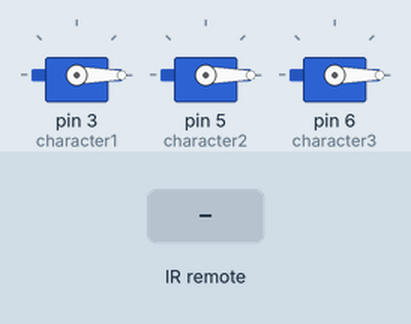
Recording of a sketch running on a simulated Arduino Uno, built with avr-gcc and run on an emulated ATmega328P. Shown: 3 × servo. The inputs (shaded band) are chosen by the test bench. Random numbers use the default seed unless the sketch sets one; what the sketch prints to the serial monitor is not drawn.

Above: at 1.2 s.
1.3 s: infrared code 0xE1A2748B received
At 1.7 s:
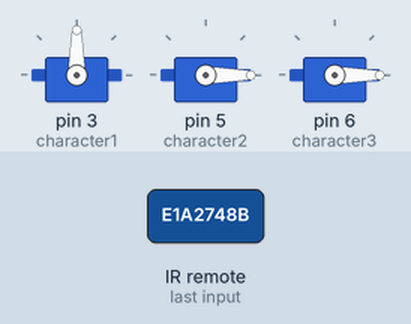
3.3 s: infrared code 0xE1A254AB received
At 3.6 s:
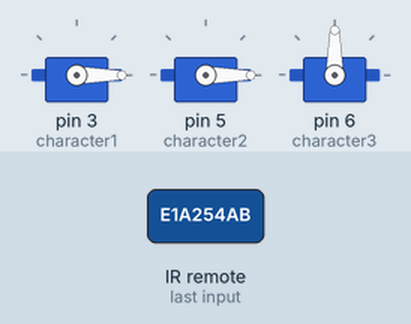
5.3 s: infrared code 0xE1A2847B received
At 5.7 s:
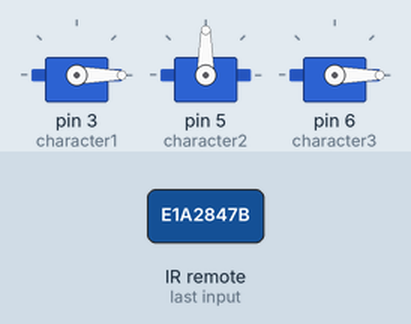
Timing chart, 0 to 8.3 s (numbered marks = the images above; inputs shaded):
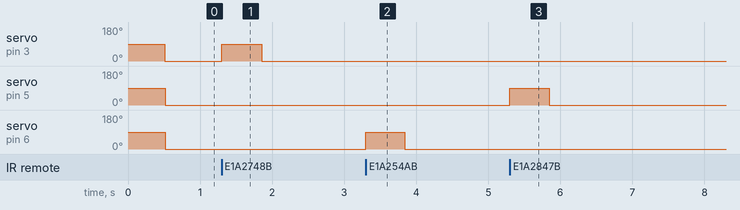

The sketch:

Project_game.ino
```cpp
#include <IRremote.hpp>
#include <Servo.h>

Servo character1;
Servo character2;
Servo character3;

#define IRrev A1
IRrecv irrecv(IRrev);
decode_results res;

unsigned long duration;
unsigned long pre1_time = 0;
unsigned long pre2_time = 0;
unsigned long pre3_time = 0;

int state1 = 0;
int state2 = 0;
int state3 = 0;

void setup() {
 Serial.begin(9600);
 character1.attach(3);
 character2.attach(5);
 character3.attach(6);
 irrecv.enableIRIn();
 randomSeed(analogRead(0));
}


void loop() {

//  if (irrecv.decode(&res)){
//    Serial.println(res.value,HEX);
//    irrecv.resume();
//  }
// E1A2748B --  <==
//  E1A2847B -- 가운데
// E1A254AB -- ==>


  if (irrecv.decode(&res)){
    irrecv.resume();
    Serial.println(res.value,HEX);
    switch(res.value){
    // --------------------------------- 캐릭터 1번
    case 0xE1A2748B: // <== 눌렸다면
      if(state1==1){
        pre1_time = millis();
        character1.write(90); // 그럼 쓰러져
        state1 = 0;
        Serial.println("캐릭터 1 쓰러져");
      }
      else{
        Serial.println("너 감점!");
      }
      break;
    // --------------------------------- 캐릭터 2번
    case 0xE1A2847B:
      if(state2==1){
        pre2_time = millis();
        character2.write(90); // 그럼 쓰러져
        state2 = 0;
        Serial.println("캐릭터 2 쓰러져");
      }
      else{
        Serial.println("너 감점!");
      }
      break;

    // --------------------------------- 캐릭터 3번
    case 0xE1A254AB:
      if(state3==1){
        pre3_time = millis();
        character3.write(90); // 그럼 쓰러져
        state3 = 0;
        Serial.println("캐릭터 3 쓰러져");
      }
      else{
        Serial.println("너 감점!");
      }
      break;
    }
  }

  duration = random(500,5000);


  if(state1 == 0 && millis()-pre1_time >= duration){
    character1.write(0); // 그럼 일어나
    state1 = 1;
    pre1_time = millis();
    Serial.println("캐릭터 1 일어나");
  }

  if(state2 == 0 && millis()-pre2_time >= duration){
    character2.write(0); // 그럼 일어나
    state2 = 1;
    pre2_time = millis();
    Serial.println("캐릭터 2 일어나");
  }

  if(state3 == 0 && millis()-pre3_time >= duration){
    character3.write(0); // 그럼 일어나
    state3 = 1;
    pre3_time = millis();
    Serial.println("캐릭터 3 일어나");
  }


}
```

Measured:
- after the input at 1.3 s, servo on pin 3 (character1): 0° → 90° at once, → 0° 0.56 s later
- after the input at 3.3 s, servo on pin 6 (character3): 0° → 90° at once, → 0° 0.54 s later
- after the input at 5.3 s, servo on pin 5 (character2): 0° → 90° at once, → 0° 0.54 s later
